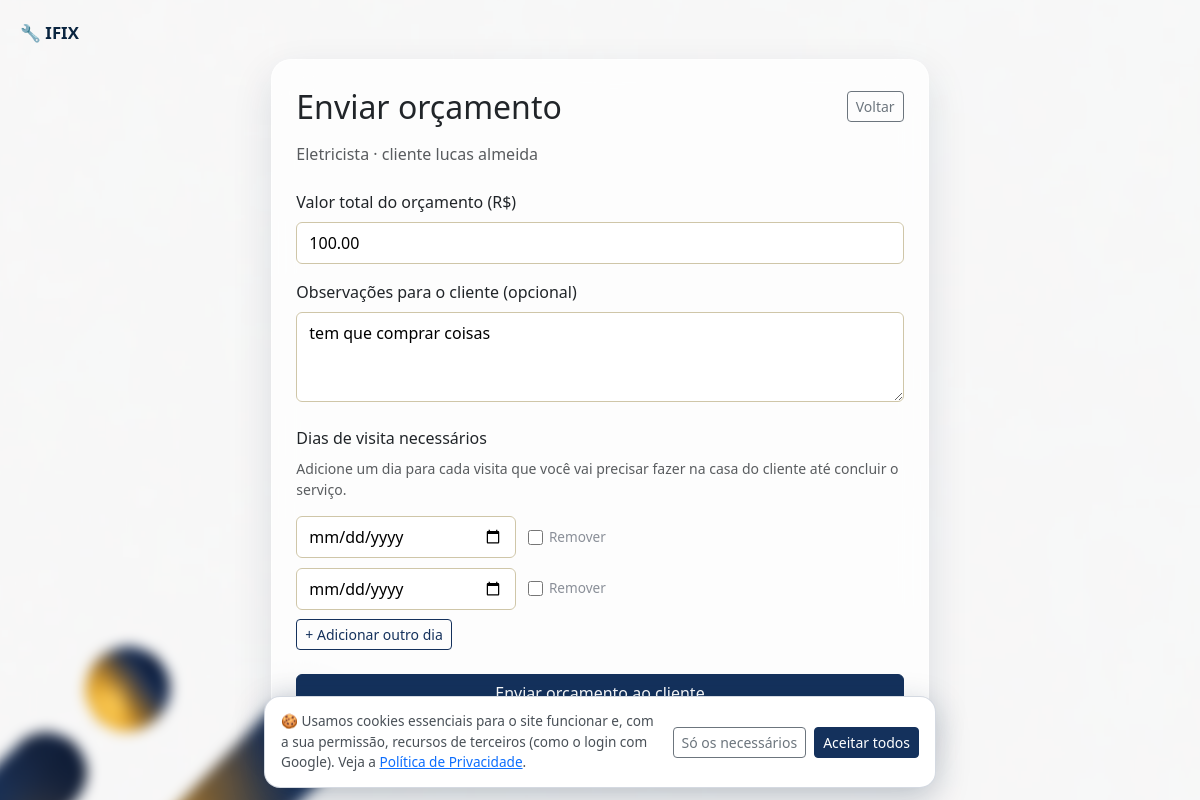
Page /servicos/solicitacao/81/orcamento/editar/ (signed in) on the committed database.
### services/models.py (models this page shows, shortened)
class SolicitacaoServico(models.Model):
    STATUS_PENDENTE = 'pendente'
    STATUS_CONFIRMADO = 'confirmado'
    STATUS_CONCLUIDO = 'concluido'
    STATUS_CANCELADO = 'cancelado'
    STATUS_CHOICES = (
        (STATUS_PENDENTE, 'Pendente'),
        (STATUS_CONFIRMADO, 'Confirmado'),
        (STATUS_CONCLUIDO, 'Concluído'),
        (STATUS_CANCELADO, 'Cancelado'),
    )
    usuario = models.ForeignKey(
        settings.AUTH_USER_MODEL,
        on_delete=models.CASCADE,
        related_name='solicitacoes',
    )
    servico = models.ForeignKey(
        Servico,
        on_delete=models.CASCADE,
        related_name='solicitacoes',
    )
    mensagem = models.TextField(blank=True, verbose_name='Mensagem/observações')
    data_visita = models.DateField(
        null=True, blank=True,
        verbose_name='Dia da visita solicitado',
        help_text='Dia escolhido pelo cliente, no calendário, para a visita do profissional.',
    )
    status = models.CharField(max_length=15, choices=STATUS_CHOICES, default=STATUS_PENDENTE)
    visita_concluida_em = models.DateTimeField(
        null=True, blank=True,
        verbose_name='Visita concluída em',
        help_text='Preenchido quando o cliente confirma que o profissional foi até a casa dele, liberando a aba Orçamentos para essa solicitação.',
    )
    TURNO_MANHA = 'manha'
    TURNO_TARDE = 'tarde'
    TURNO_NOITE = 'noite'
    TURNO_QUALQUER = 'qualquer'
    TURNO_CHOICES = (
        (TURNO_MANHA, 'Manhã (8h às 12h)'),
        (TURNO_TARDE, 'Tarde (12h às 18h)'),
        (TURNO_NOITE, 'Noite (18h às 21h)'),
        (TURNO_QUALQUER, 'Qualquer horário'),
    )
    TURNOS_CURTOS = {
        TURNO_MANHA: 'Manhã',
        TURNO_TARDE: 'Tarde',
        TURNO_NOITE: 'Noite',
        TURNO_QUALQUER: 'Qualquer horário',
    }
    turno = models.CharField(
        max_length=10, choices=TURNO_CHOICES, default=TURNO_QUALQUER,
        verbose_name='Turno preferido',
    )
    urgente = models.BooleanField(
        default=False, verbose_name='Urgente (hoje)',
        help_text='O cliente precisa do atendimento hoje; o pedido aparece em destaque para o profissional.',
    )
    grupo = models.UUIDField(
        null=True, blank=True, db_index=True, editable=False,
        help_text='Pedidos criados juntos, para vários profissionais ao mesmo tempo, dividem o mesmo grupo (usado na comparação).',
    )
    latitude = models.FloatField(null=True, blank=True, verbose_name='Latitude do local da visita')
    longitude = models.FloatField(null=True, blank=True, verbose_name='Longitude do local da visita')
    endereco_visita = models.CharField(
        max_length=255, blank=True, verbose_name='Endereço / ponto de referência da visita',
    )
    a_caminho_em = models.DateTimeField(
        null=True, blank=True, verbose_name='Profissional avisou que está a caminho (1ª visita)',
    )
    reagendamentos = models.PositiveSmallIntegerField(
        default=0, verbose_name='Reagendamentos aceitos (1ª visita)',
    )
    cancelado_por = models.ForeignKey(
        settings.AUTH_USER_MODEL, null=True, blank=True, on_delete=models.SET_NULL,
        related_name='solicitacoes_canceladas', verbose_name='Cancelado por',
    )
    cancelado_em = models.DateTimeField(null=True, blank=True, verbose_name='Cancelado em')
    motivo_cancelamento = models.TextField(blank=True, verbose_name='Motivo do cancelamento')
    cancelamento_tardio = models.BooleanField(
        default=False, verbose_name='Cancelamento tardio',
        help_text='Cancelado com menos antecedência do que a regra permite (ver services/regras.py).',
    )
    respondida_em = models.DateTimeField(
        null=True, blank=True, verbose_name='Respondida pelo profissional em',
        help_text='Quando o profissional aceitou ou recusou o pedido (base do tempo de resposta do perfil).',
    )
    criado_em = models.DateTimeField(auto_now_add=True)
    class Meta:
        verbose_name = 'Solicitação de serviço'
        verbose_name_plural = 'Solicitações de serviço'
        ordering = ['-criado_em']

class Servico(models.Model):
    profissional = models.ForeignKey(
        settings.AUTH_USER_MODEL,
        on_delete=models.CASCADE,
        related_name='servicos',
        limit_choices_to={'profile__tipo': 'profissional'},
    )
    categoria = models.ForeignKey(
        CategoriaServico,
        on_delete=models.PROTECT,
        related_name='servicos',
    )
    nome = models.CharField(max_length=150, verbose_name='Nome do serviço')  # P4
    slug = models.SlugField(
        max_length=180, unique=True, blank=True,
        help_text='Gerado sozinho (ex.: eletricista-joao-silva-12) - usado na URL da página do serviço.',
    )
    subservico = models.CharField(
        max_length=150, blank=True, verbose_name='Subserviço',
    )  # P4.1 - opção específica dentro do serviço, conforme a categoria
    descricao = models.TextField(verbose_name='Observação')  # P5
    preco_min = models.DecimalField(
        max_digits=10, decimal_places=2,
        validators=[MinValueValidator(0)],
        verbose_name='Preço da visita a partir de (R$)',
    )  # P6
    preco_max = models.DecimalField(
        max_digits=10, decimal_places=2,
        validators=[MinValueValidator(0)],
        verbose_name='Preço da visita até (R$)',
    )  # P6
    duracao_minutos = models.PositiveIntegerField(verbose_name='Duração estimada (minutos)')  # P7
    criado_em = models.DateTimeField(auto_now_add=True)
    atualizado_em = models.DateTimeField(auto_now=True)
    class Meta:
        verbose_name = 'Serviço'
        verbose_name_plural = 'Serviços'
        ordering = ['-criado_em']

class Orcamento(models.Model):
    solicitacao = models.OneToOneField(
        SolicitacaoServico,
        on_delete=models.CASCADE,
        related_name='orcamento',
    )
    valor = models.DecimalField(
        max_digits=10, decimal_places=2,
        validators=[MinValueValidator(0)],
        verbose_name='Valor do orçamento (R$)',
    )
    observacoes = models.TextField(blank=True, verbose_name='Observações para o cliente')
    STATUS_PENDENTE = 'pendente'
    STATUS_APROVADO = 'aprovado'
    STATUS_RECUSADO = 'recusado'
    STATUS_CHOICES = (
        (STATUS_PENDENTE, 'Aguardando aprovação'),
        (STATUS_APROVADO, 'Aprovado'),
        (STATUS_RECUSADO, 'Recusado'),
    )
    status = models.CharField(max_length=10, choices=STATUS_CHOICES, default=STATUS_PENDENTE)
    respondido_em = models.DateTimeField(null=True, blank=True)
    motivo_recusa = models.TextField(blank=True, verbose_name='Motivo da recusa')
    resposta_vista_pelo_profissional = models.BooleanField(default=True)
    visualizado_pelo_cliente = models.BooleanField(
        default=False,
        verbose_name='Visualizado pelo cliente',
        help_text='Marca se o cliente já abriu a tela deste orçamento, para controlar o aviso de "novo orçamento" no menu.',
    )
    criado_em = models.DateTimeField(auto_now_add=True)
    atualizado_em = models.DateTimeField(auto_now=True)
    class Meta:
        verbose_name = 'Orçamento'
        verbose_name_plural = 'Orçamentos'

### services/views.py (the view, shortened to what this page needs)
# urls.py: path('solicitacao/<int:pk>/orcamento/editar/', views.orcamento_editar, name='orcamento_editar'),
@professional_required
def orcamento_editar(request, pk):
    solicitacao = get_object_or_404(
        SolicitacaoServico,
        pk=pk,
        servico__profissional=request.user,
        status__in=[SolicitacaoServico.STATUS_CONFIRMADO, SolicitacaoServico.STATUS_CONCLUIDO],
    )
    orcamento = getattr(solicitacao, 'orcamento', None)
    dias_existentes = orcamento.dias_visita.all() if orcamento else DiaVisitaOrcamento.objects.none()
    if request.method == 'POST':
        form = OrcamentoForm(request.POST, instance=orcamento)
        formset = DiaVisitaFormSet(request.POST, queryset=dias_existentes, prefix='dias')
        if form.is_valid() and formset.is_valid():
            orcamento = form.save(commit=False)
            orcamento.solicitacao = solicitacao
            orcamento.visualizado_pelo_cliente = False
            orcamento.status = Orcamento.STATUS_PENDENTE
            orcamento.respondido_em = None
            orcamento.motivo_recusa = ''
            orcamento.save()
            dias = formset.save(commit=False)
            for dia in dias:
                dia.orcamento = orcamento
                dia.status = _DiaVisitaOrcamento.STATUS_PROPOSTA
                dia.save()
            for dia in formset.deleted_objects:
                dia.delete()
            orcamento.dias_visita.exclude(status=_DiaVisitaOrcamento.STATUS_PROPOSTA).update(
                status=_DiaVisitaOrcamento.STATUS_PROPOSTA,
            )
            notificar(
                solicitacao.usuario, 'Novo orçamento para aprovar',
                f'{nome_de(request.user)} enviou o orçamento de {solicitacao.servico.nome}: R$ {orcamento.valor}.',
                url=reverse('services:orcamento_detalhe', args=[solicitacao.pk]), tipo='orcamento',
                chave=f'orcamento-enviado-{orcamento.pk}-{int(timezone.now().timestamp())}',
            )
            messages.success(request, 'Orçamento enviado ao cliente com sucesso.')
            return redirect('services:orcamentos_lista')
    else:
        form = OrcamentoForm(instance=orcamento)
        formset = DiaVisitaFormSet(queryset=dias_existentes, prefix='dias')
    return render(request, 'services/orcamento_form.html', {
        'solicitacao': solicitacao,
        'form': form,
        'formset': formset,
    })

### services/forms.py
class OrcamentoForm(forms.ModelForm):
    class Meta:
        model = Orcamento
        fields = ['valor', 'observacoes']
        labels = {
            'valor': 'Valor total do orçamento (R$)',
            'observacoes': 'Observações para o cliente (opcional)',
        }
        widgets = {
            'valor': forms.NumberInput(attrs={'step': '0.01', 'min': '0', 'placeholder': '0,00', 'inputmode': 'decimal'}),
            'observacoes': forms.Textarea(attrs={
                'rows': 3,
                'placeholder': 'Detalhe o que será feito, materiais, etc.',
            }),
        }

### accounts/context_processors.py (called while the page is built)
def google_login(request):
    client_id = getattr(settings, 'GOOGLE_OAUTH_CLIENT_ID', '')
    return {
        'google_client_id': client_id,
        'google_login_habilitado': bool(client_id),
    }

### accounts/models.py (called while the page is built)
    @property
    def is_profissional(self):
        return self.tipo == self.TIPO_PROFISSIONAL

    @property
    def is_usuario(self):
        return self.tipo == self.TIPO_USUARIO

### services/context_processors.py (called while the page is built)
def mensagens_nao_lidas_qs(user):
    return MensagemSolicitacao.objects.filter(
        Q(solicitacao__usuario=user) | Q(solicitacao__servico__profissional=user),
        lida=False,
    ).exclude(autor=user).exclude(
        solicitacao__status=SolicitacaoServico.STATUS_CONCLUIDO,
        solicitacao__avaliacao__isnull=False,
    )

def contagens_do_usuario(user):
    return {
        'mensagens': mensagens_nao_lidas_qs(user).count(),
        'solicitacoes': SolicitacaoServico.objects.filter(
            servico__profissional=user, status=SolicitacaoServico.STATUS_PENDENTE,
        ).count(),
        'orcamentos': Orcamento.objects.filter(
            solicitacao__usuario=user,
            solicitacao__status=SolicitacaoServico.STATUS_CONFIRMADO,
            visualizado_pelo_cliente=False,
        ).count() + SolicitacaoServico.objects.filter(
            servico__profissional=user,
            status=SolicitacaoServico.STATUS_CONFIRMADO,
            visita_concluida_em__isnull=False,
            orcamento__isnull=True,
        ).count(),
    }

### services/pagamentos/__init__.py (called while the page is built)
def habilitado():
    return bool(getattr(settings, 'PIX_HABILITADO', False))

def pagamento_ativo(solicitacao):
    return solicitacao.pagamentos.exclude(
        status__in=[Pagamento.STATUS_REEMBOLSADO, Pagamento.STATUS_EXPIRADO],
    ).first()

### services/templates/services/orcamento_form.html (shortened to what this page needs)
{% extends "base_auth.html" %}
{% block content %}
<div class="blob-stage">
    <a href="{% url 'home' %}" class="blob-stage-brand">🔧 IFIX</a>
    <div class="row justify-content-center w-100">
    <div class="col-lg-7">
    <div class="blob-stage-card">
        <div class="d-flex justify-content-between align-items-center mb-3">
            <h2 class="mb-0">Enviar orçamento</h2>
            <a href="{% url 'services:orcamentos_lista' %}" class="btn btn-outline-secondary btn-sm">Voltar</a>
        </div>
        <p class="text-muted mb-4">
            {{ solicitacao.servico.nome }} &middot; cliente {{ solicitacao.usuario.get_full_name|default:solicitacao.usuario.username }}
        </p>
        <form method="post" id="form-orcamento">
            <div class="mb-3">
                <label class="form-label">{{ form.valor.label }}</label>
                {{ form.valor }}
            </div>
            <div class="mb-4">
                <label class="form-label">{{ form.observacoes.label }}</label>
                {{ form.observacoes }}
            </div>
            <label class="form-label d-block mb-2">Dias de visita necessários</label>
            <p class="text-muted small">Adicione um dia para cada visita que você vai precisar fazer na casa do cliente até concluir o serviço.</p>
            <div id="dias-visita-rows">
                {% for dia_form in formset %}
                    <div class="budget-day-row {% if dia_form.instance.pk %}has-existing-pk{% endif %}">
                        {{ dia_form.data }}
                        {% if formset.can_delete %}
                            <label class="budget-day-delete">
                                {{ dia_form.DELETE }} Remover
                            </label>
                        {% endif %}
                    </div>
                {% endfor %}
            </div>
            <button type="button" id="btn-add-dia" class="btn btn-outline-primary btn-sm mb-4">+ Adicionar outro dia</button>
            <button type="submit" class="btn btn-primary w-100">Enviar orçamento ao cliente</button>
        </form>
    </div>
    </div>
    </div>
</div>
{% endblock %}

### rows in the picture
SolicitacaoServico: servico.nome "Eletricista", usuario.get_full_name "lucas almeida"
Orcamento: valor "100.00", observacoes "tem que comprar coisas"
